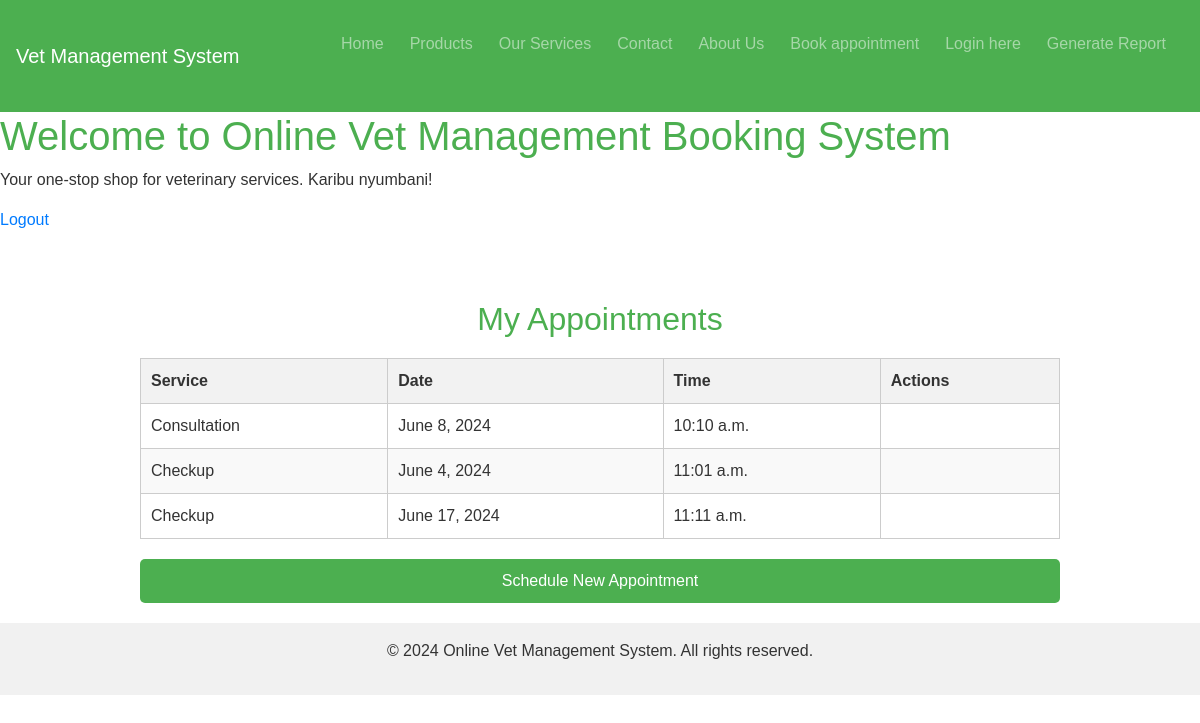
Screenshot of /list/ (signed in) with the database file from the repository.
### appointments/models.py (models this page shows, shortened)
class Appointment(models.Model):
    STATUS_CHOICES = [
        ('pending', 'Pending'),
        ('approved', 'Approved'),
        ('canceled', 'Canceled')
    ]
    client = models.ForeignKey(User, on_delete=models.CASCADE, related_name='appointments')
    service = models.ForeignKey(Service, on_delete=models.CASCADE)
    date = models.DateField()
    time_slot = models.TimeField()
    veterinarian = models.CharField(max_length=255)
    status = models.CharField(max_length=10, choices=STATUS_CHOICES, default='pending')
    client_name = models.CharField(max_length=255)  # Added field
    client_email = models.EmailField(default='default@example.com')  # Added default value
    message = models.TextField(blank=True, null=True)  # Added field

class Service(models.Model):
    name = models.CharField(max_length=255)
    description = models.TextField()
    duration = models.DurationField()
    price = models.DecimalField(max_digits=10, decimal_places=2)

### appointments/views.py (the view)
# urls.py: path('list/', views.appointment_list, name='appointment_list'),
@login_required
def appointment_list(request):
    if request.user.is_authenticated:
        appointments = Appointment.objects.filter(client=request.user)
        return render(request, 'appointments/appointment_list.html', {'appointments': appointments})
    else:
        return get_object_or_404(Appointment, pk=-1)

### templates/appointments/appointment_list.html (shortened to what this page needs)
{% extends 'base.html' %}
{% block content %}
<div class="container mt-5">
  <h2>My Appointments</h2>
  {% if appointments %}
    <table>
      <thead>
        <tr>
          <th>Service</th>
          <th>Date</th>
          <th>Time</th>
          <th>Actions</th>
        </tr>
      </thead>
      <tbody>
        {% for appointment in appointments %}
          <tr>
            <td>{{ appointment.service.name }}</td>
            <td>{{ appointment.date }}</td>
            <td>{{ appointment.time_slot }}</td>
            <td>
            </td>
          </tr>
        {% endfor %}
      </tbody>
    </table>
  {% else %}
    <p>No appointments scheduled yet.</p>
  {% endif %}
  <a href="{% url 'appointments:appointment_form' %}" class="btn-add">Schedule New Appointment</a>
</div>
{% endblock %}

### templates/base.html (style rules this page uses)
.container { max-width: 960px; margin: 0 auto; padding: 20px; }

### templates/appointments/appointment_list.html (style rules this page uses)
.container { max-width: 960px; margin: 0 auto; padding: 20px; }
h2 { color: #4CAF50; text-align: center; margin-bottom: 20px; }
table { width: 100%; border-collapse: collapse; margin-bottom: 20px; }
table, th, td { border: 1px solid #ccc; }
th, td { padding: 10px; text-align: left; }
th { background-color: #f2f2f2; }
tr:nth-child(even) { background-color: #f9f9f9; }
.btn-add { display: block; width: 100%; background-color: #4CAF50; color: white; padding: 10px; text-align: center; border: none; border-radius: 5px; cursor: pointer; font-size: 16px; margin-top: 20px; }

### rows the page displays
Appointment: service.name "Consultation", date "June 8, 2024", time_slot "10:10 a.m."
Appointment: service.name "Checkup", date "June 4, 2024", time_slot "11:01 a.m."
Appointment: service.name "Checkup", date "June 17, 2024", time_slot "11:11 a.m."
